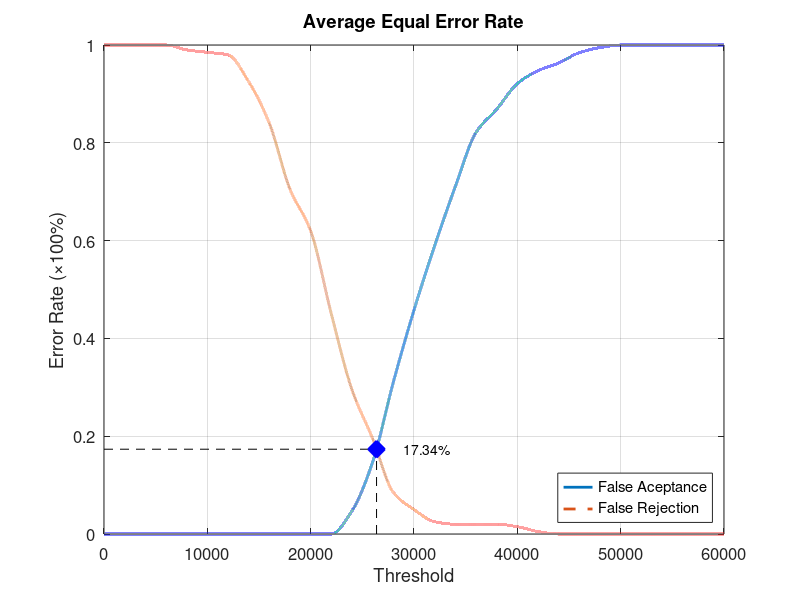
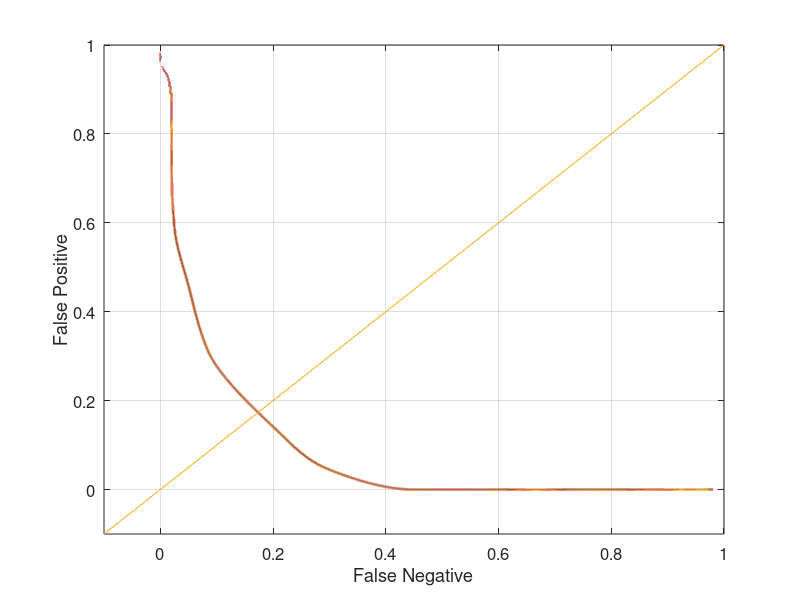

Here is the MATLAB script that generated these plots, in order:
function yEER = Database1_1
close all;
clear;
clc;
x = 0:2000:60000;
xq = 0:0.5:60000;

y0 = [0 0 0 0 0 0 0 0 0 0 0 0 0.0473684 0.147368 0.310526 0.457895 0.589474 0.710526 0.821053 0.868421 0.921053 0.947368 0.963158 0.984211 0.994737 1 1 1 1 1 1];
yy0 = interp1(x, y0, xq, 'pchip');
y1 = [1 1 1 1 0.99 0.985 0.98 0.925 0.84 0.705 0.62 0.45 0.295 0.195 0.085 0.05 0.025 0.02 0.02 0.02 0.015 0.005 0 0 0 0 0 0 0 0 0];
yy1 = interp1(x, y1, xq, 'pchip');

% Calculating EER: 
y2 = abs(y0 - y1);
find(y2 == min(y2))
yy2 = abs(yy0 - yy1);
xEER = find(yy2 == min(yy2));
xEERIndex = xq(xEER) % X-axis EER
yEER = yy0(xEER) % Y-axis EER

main = figure
plot(xq, yy0,'-','LineWidth', 2);	hold on
plot(xq, yy1,'--','LineWidth', 2);	hold on
plot([xEERIndex xEERIndex], [0 yEER], 'k--');	hold on
plot([0 xEERIndex], [yEER yEER], 'k--');	hold on
plot(xEERIndex, yEER, 'bx', 'LineWidth', 10);	hold on
text(xEERIndex + 10 * xEERIndex / 100, yEER, [num2str(round((10000 * yEER)) / 100) '%'])
legend('False Aceptance', 'False Rejection', 'Location', 'SouthEast')
xlabel('Threshold')
ylabel('Error Rate (\times100%)')
title('Average Equal Error Rate')
set(gca, 'FontSize', 12)
axis([0 60000 0 1])
grid on

print(main, 'Database1_1Main', '-dpng');
FNRxFPR = figure('Color', [1 1 1]);
plot(yy1, yy0, '-', yy1, yy0, 'LineWidth', 2);
hold on
y = -0.1:0.1:1
plot(y, y); 
set(gca, 'FontSize', 12)
xlabel('False Negative')
ylabel('False Positive')
axis([-0.1 1 -0.1 1])
set(gca, 'FontSize', 12)
grid on

print(FNRxFPR, 'Database1_1FNRxFPR','-dpng');
end
